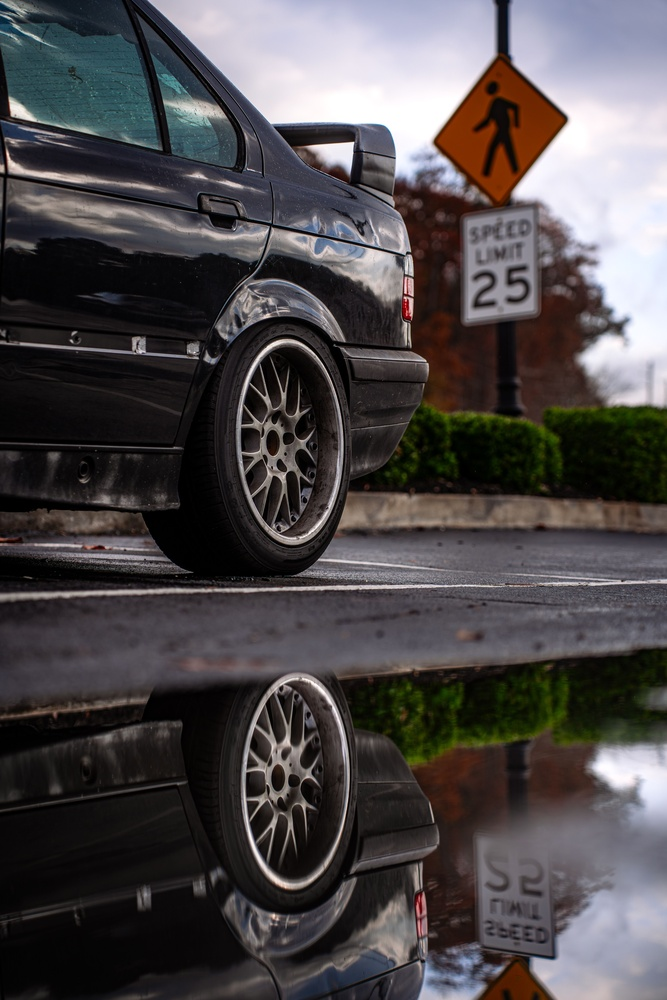
#> input picture pic1.jpg, 667 x 1000 px, shrunk from 4672 x 7008 before the run
$ python lab1.py   (older library calls are emulated)
#> lines starting #> are read from the running program, lines starting #| are printed output that depends on the picture
# spatial filtering
# - simple and weighted avg for 3x3, 5x5, 7x7 to observe the blurring
# use laplacian, sobel, canny filters
# sharpening effect using prewitt
# grey scale image for ede detection
# conclude which is better for edges
# perform geometric transformations


#all imports
import cv2
import matplotlib.pyplot as plt
import numpy as np
import os

os.makedirs("output", exist_ok=True)


# creating a fn to automatically display the before and after images


save_count = 1

def display(before, after, title1="Before", title2="After"):
    global save_count

    plt.figure(figsize=(10, 5))

    plt.subplot(1, 2, 1)
    if len(before.shape) == 2:
        plt.imshow(before, cmap="gray")
    else:
        plt.imshow(cv2.cvtColor(before, cv2.COLOR_BGR2RGB))
    plt.title(title1)
    plt.axis("off")

    plt.subplot(1, 2, 2)
    if len(after.shape) == 2:
        plt.imshow(after, cmap="gray")
    else:
        plt.imshow(cv2.cvtColor(after, cv2.COLOR_BGR2RGB))

    plt.title(title2)
    plt.axis("off")

    plt.tight_layout()
    plt.savefig(f"output/{save_count:02d}_{title2.replace(' ', '_')}.png")
    plt.close()

    save_count += 1

#Linear filtering

image = cv2.imread('pic1.jpg')
#> image is the input picture: shape (1000, 667, 3); mean B, G, R 75.2, 73.7, 77.8
print(image)
#> (printed output is left out)
plt.figure(figsize=(6, 6))
plt.imshow(cv2.cvtColor(image, cv2.COLOR_BGR2RGB))
plt.axis("off")
plt.tight_layout()
plt.savefig("output/00_Original_Image.png")
plt.close()

#moving on to the simple average filter
simple_avg3 = cv2.blur(image, (3, 3))
display(image, simple_avg3, "Original Image (3x3)", "Simple Average Filtered Image")

simple_avg5 = cv2.blur(image, (5, 5))
display(image, simple_avg5, "Original Image (5x5)", "Simple Average Filtered Image")

simple_avg7 = cv2.blur(image, (7, 7))
display(image, simple_avg7, "Original Image (7x7)", "Simple Average Filtered Image")

#moving to weighted average filter
weighted_avg3 = cv2.GaussianBlur(image, (3, 3), 0)
display(image, weighted_avg3, "Original Image (3x3)", "Weighted Average Filtered Image")

weighted_avg5 = cv2.GaussianBlur(image, (5, 5), 0)
display(image, weighted_avg5, "Original Image (5x5)", "Weighted Average Filtered Image")

weighted_avg7 = cv2.GaussianBlur(image, (7, 7), 0)
display(image, weighted_avg7, "Original Image (7x7)", "Weighted Average Filtered Image")

# grey scale image for edge detection
gray_image = cv2.cvtColor(image, cv2.COLOR_BGR2GRAY)

# using laplacitan filter for edge detection
laplacian = cv2.Laplacian(gray_image, cv2.CV_64F)
laplacian = cv2.convertScaleAbs(laplacian)
display(gray_image, laplacian, "Grey Scale Image", "Laplacian Filtered Image")

# using sobel filter for edge detection
sobelx = cv2.Sobel(gray_image, cv2.CV_64F, 1, 0, ksize=5)
sobelx = cv2.convertScaleAbs(sobelx)
display(gray_image, sobelx, "Grey Scale Image", "Sobel Filtered Image (X direction)")

sobely = cv2.Sobel(gray_image, cv2.CV_64F, 0, 1, ksize=5)
sobely = cv2.convertScaleAbs(sobely)
display(gray_image, sobely, "Grey Scale Image", "Sobel Filtered Image (Y direction)")

sobelxy = cv2.addWeighted(sobelx, 0.5, sobely, 0.5, 0)
display(gray_image, sobelxy, "Grey Scale Image", "Sobel Filtered Image (Both directions)")

# using canny filter for edge detection
canny = cv2.Canny(gray_image, 30, 100)
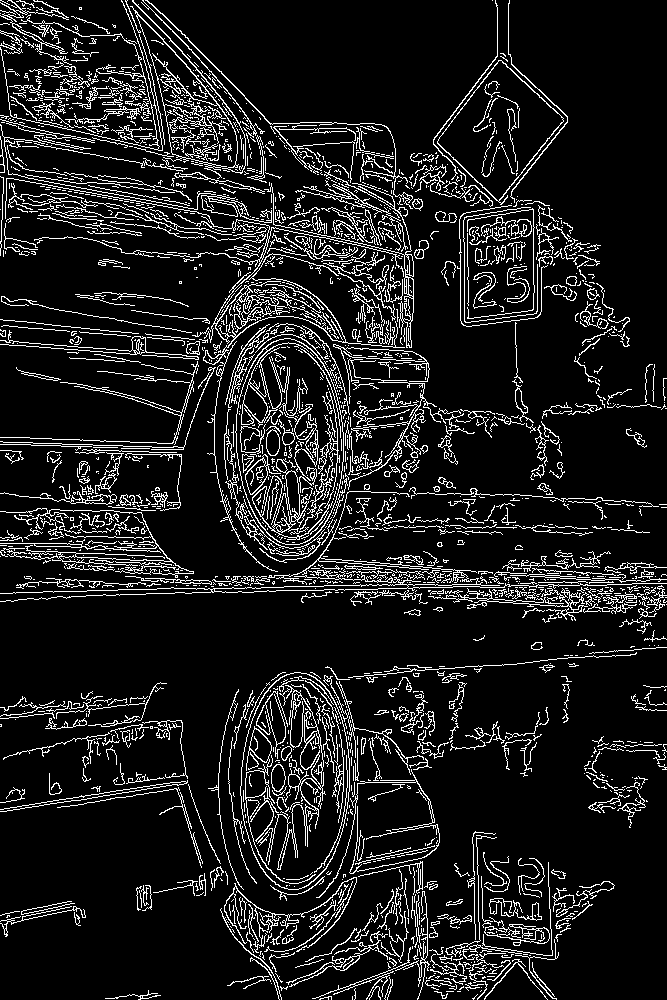
#> canny: shape (1000, 667); 11.1% white in thin lines or dots
display(gray_image, canny, "Grey Scale Image", "Canny Filtered Image")

# sharpening effect using prewitt filter
# Prewitt kernels
prewitt_x = np.array([[-1, 0, 1],
                      [-1, 0, 1],
                      [-1, 0, 1]])

prewitt_y = np.array([[1, 1, 1],
                      [0, 0, 0],
                      [-1, -1, -1]])

prewitt_x_filtered = cv2.filter2D(gray_image, cv2.CV_64F, prewitt_x)
prewitt_x_filtered = cv2.convertScaleAbs(prewitt_x_filtered)
display(gray_image, prewitt_x_filtered, "Grey Scale Image", "Prewitt Filtered Image (X direction)")

prewitt_y_filtered = cv2.filter2D(gray_image, cv2.CV_64F, prewitt_y)
prewitt_y_filtered = cv2.convertScaleAbs(prewitt_y_filtered)
display(gray_image, prewitt_y_filtered, "Grey Scale Image", "Prewitt Filtered Image (Y direction)")

# perform geometric transformations

rows, cols = image.shape[:2]
#> rows = 1000; cols = 667

# translation
translation_matrix = np.float32([[1, 0, 100],
                                 [0, 1, 50]])
translated = cv2.warpAffine(image, translation_matrix, (cols, rows))
display(image, translated, "Original Image", "Translated Image")

# rotation
rotation_matrix = cv2.getRotationMatrix2D((cols / 2, rows / 2), 45, 1)
rotated = cv2.warpAffine(image, rotation_matrix, (cols, rows))
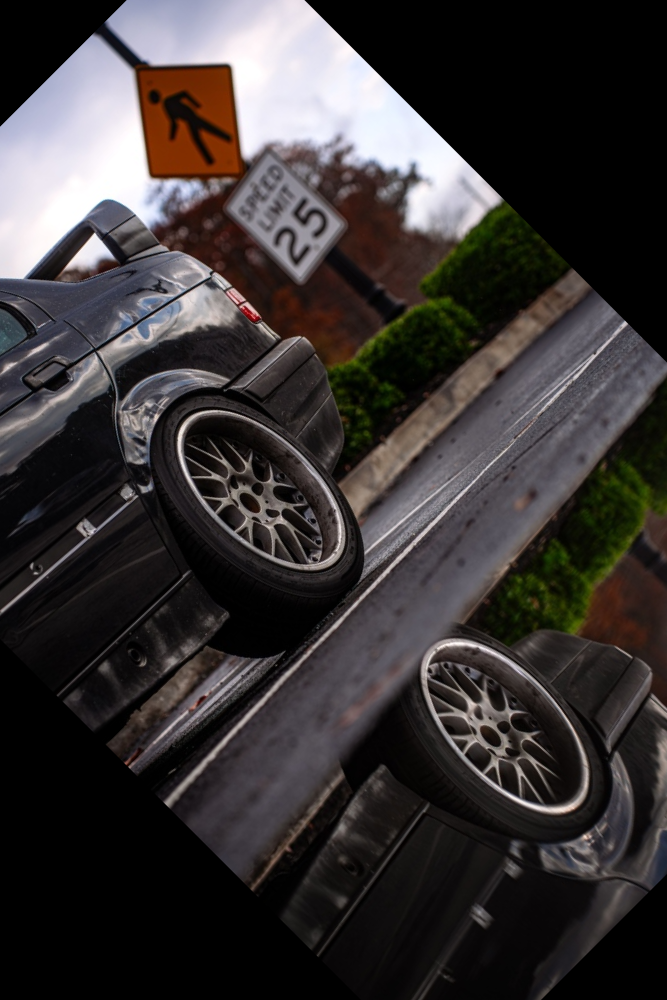
#> rotated: shape (1000, 667, 3); mean B, G, R 53.3, 53.3, 57.6
display(image, rotated, "Original Image", "Rotated Image")

# scaling
scaled = cv2.resize(image, None, fx=3, fy=5, interpolation=cv2.INTER_LINEAR)
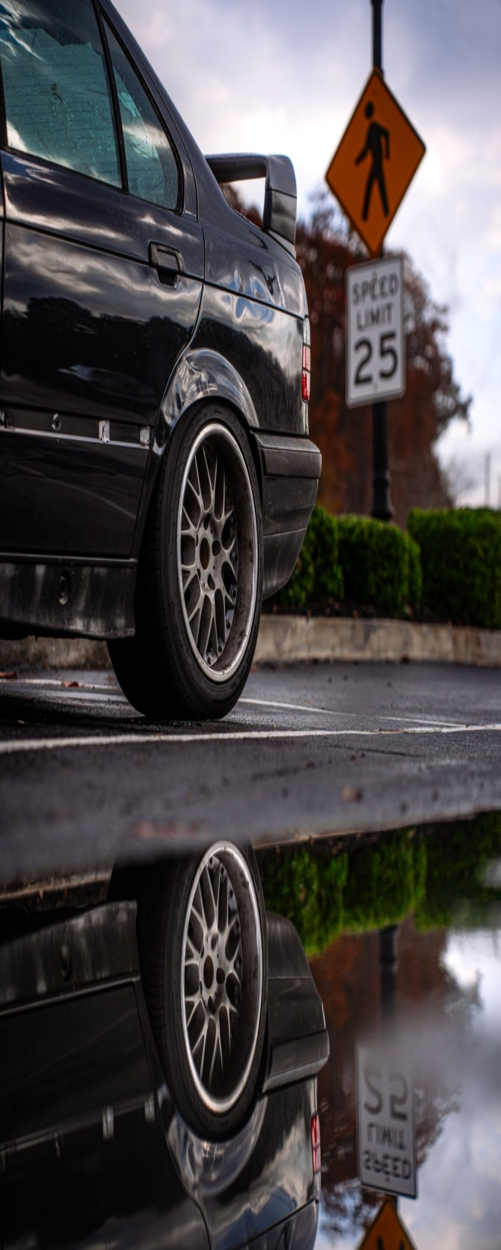
#> scaled: shape (5000, 2001, 3) (shown at 1/4 size); mean B, G, R 75.1, 73.6, 77.7
display(image, scaled, "Original Image", "Scaled Image")

# horizontal flip
horizontal_flip = cv2.flip(image, 1)
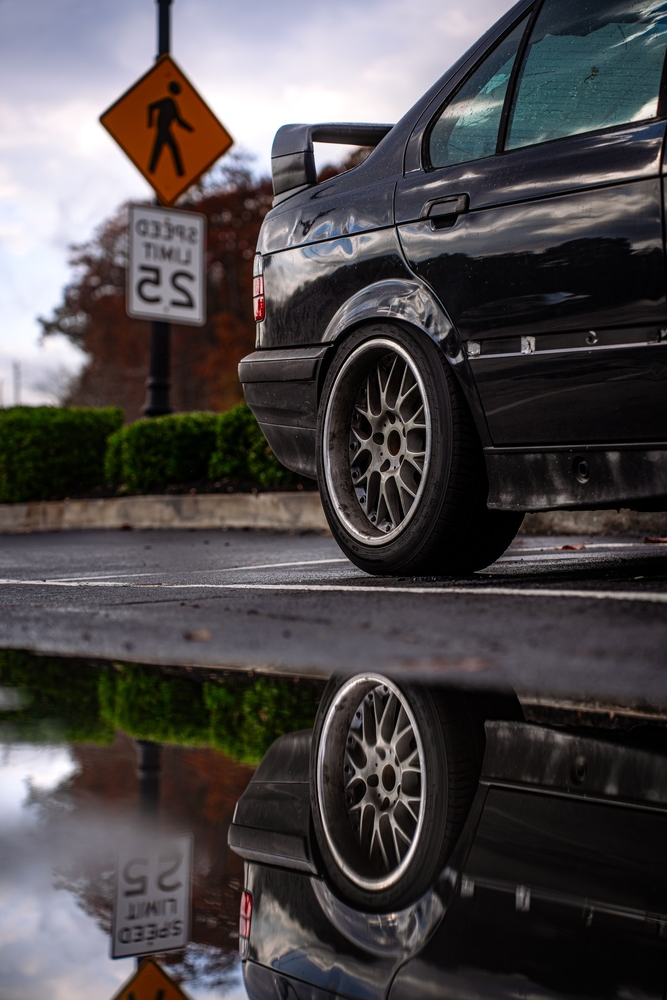
#> horizontal_flip: shape (1000, 667, 3); mean B, G, R 75.2, 73.7, 77.8
display(image, horizontal_flip, "Original Image", "Horizontal Flip")

# vertical flip
vertical_flip = cv2.flip(image, 0)
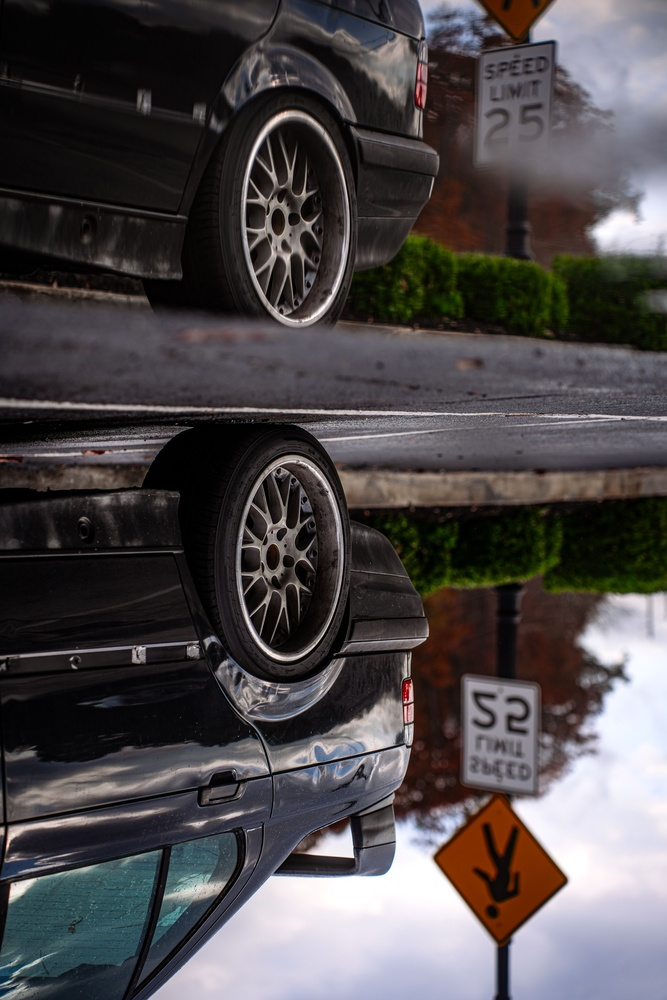
#> vertical_flip: shape (1000, 667, 3); mean B, G, R 75.2, 73.7, 77.8
display(image, vertical_flip, "Original Image", "Vertical Flip")

# affine transformation
pts1 = np.float32([[50, 50],
                   [200, 50],
                   [50, 200]])

pts2 = np.float32([[10, 100],
                   [200, 50],
                   [100, 250]])

affine_matrix = cv2.getAffineTransform(pts1, pts2)
affine = cv2.warpAffine(image, affine_matrix, (cols, rows))
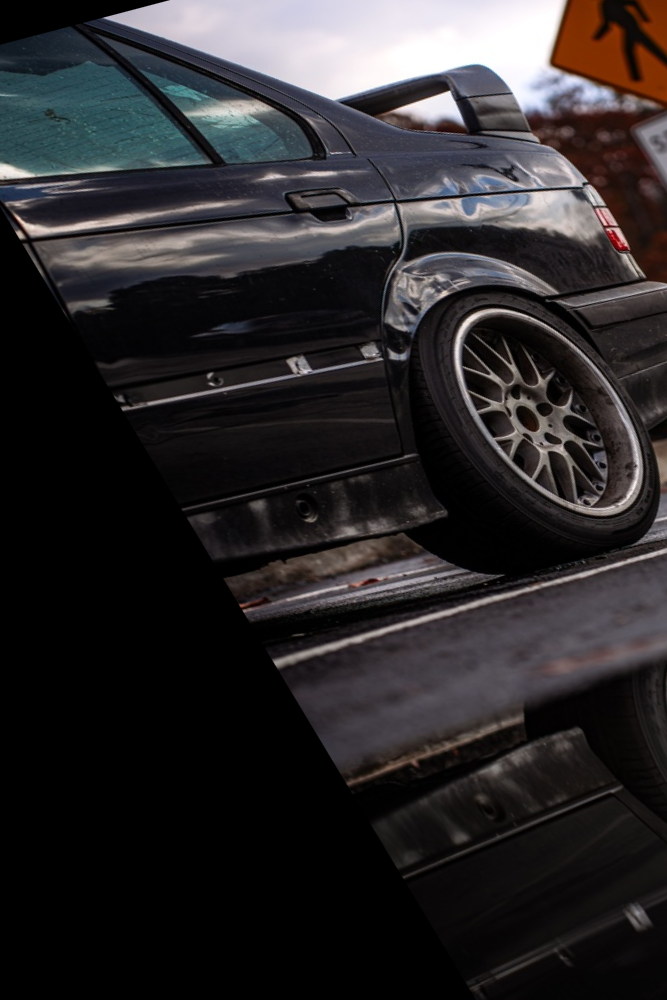
#> affine: shape (1000, 667, 3); mean B, G, R 42.8, 41.3, 43.8
display(image, affine, "Original Image", "Affine Transformation")
#> in display (call 19), `plt.savefig(f"output/{save_count:02d}_{title2.replace(' ', '_')}.png")`:
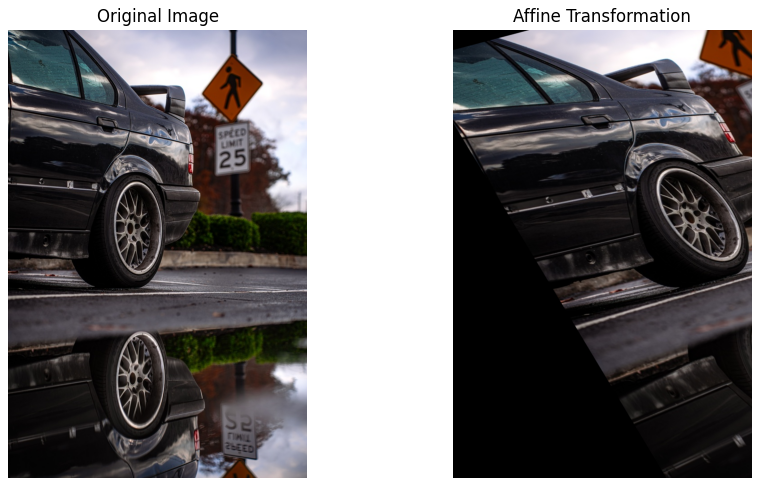
#> figure drawn by matplotlib, 2 panels
